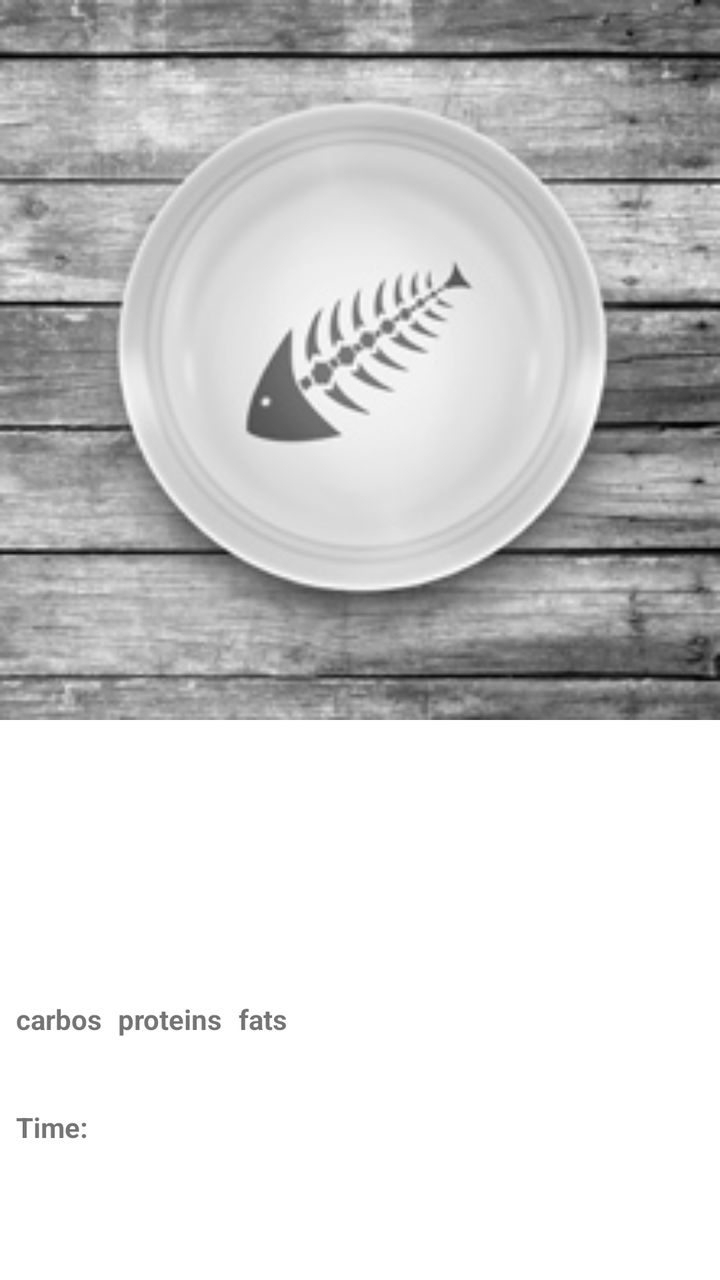
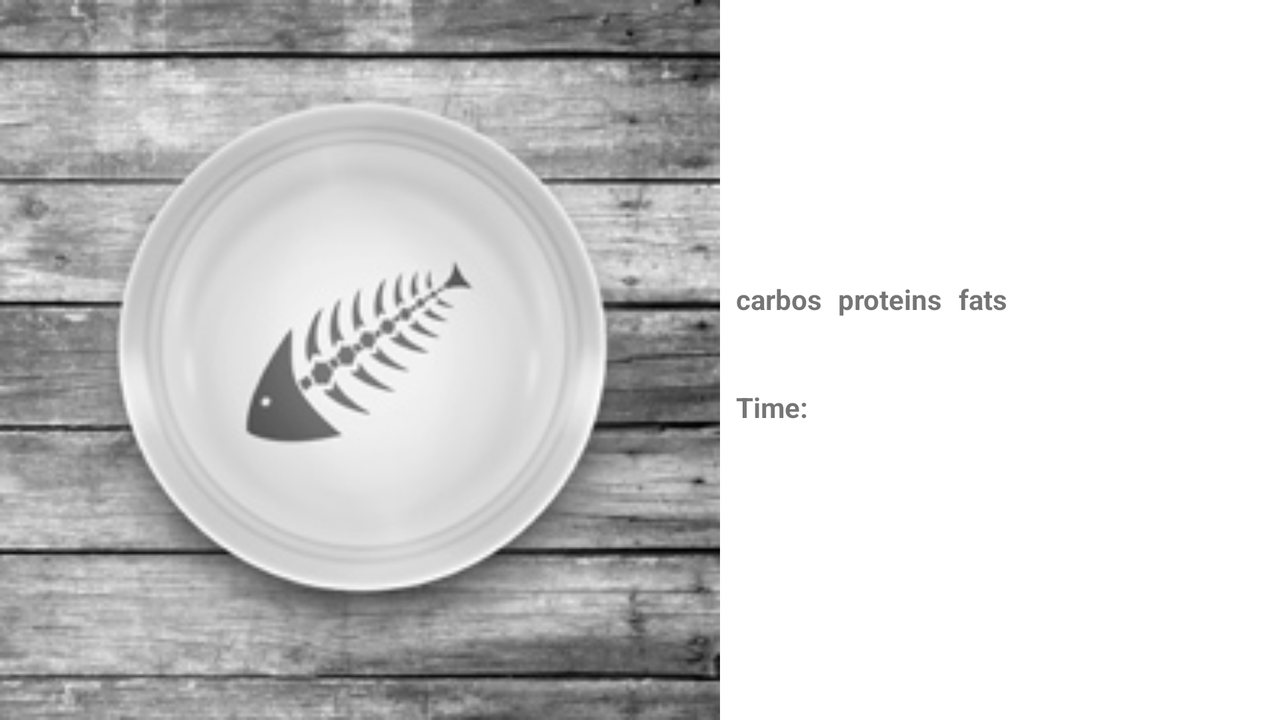

The same Android screen from two of the app's own layout files: first res/layout/ as a phone draws it, then the repository's variant for another configuration, drawn on a device whose configuration selects that folder. Both files follow.
<!-- AndroidManifest.xml: application theme Theme.AnyFood -->
<!-- res/layout/activity_detail.xml -->
<?xml version="1.0" encoding="utf-8"?>
<ScrollView xmlns:android="http://schemas.android.com/apk/res/android"
    xmlns:app="http://schemas.android.com/apk/res-auto"
    xmlns:tools="http://schemas.android.com/tools"
    android:layout_width="match_parent"
    android:layout_height="match_parent"
    tools:context=".DetailActivity">

    <androidx.constraintlayout.widget.ConstraintLayout
        android:layout_width="match_parent"
        android:layout_height="wrap_content">

        <ImageView
            android:id="@+id/imageViewThumbDetail"
            android:layout_width="0dp"
            android:layout_height="wrap_content"
            android:adjustViewBounds="true"
            android:contentDescription="@string/image_detail"
            app:layout_constraintEnd_toEndOf="parent"
            app:layout_constraintStart_toStartOf="parent"
            app:layout_constraintTop_toTopOf="parent"
            app:srcCompat="@drawable/plate" />

        <include
            layout="@layout/food_info"
            android:id="@+id/foodInfo"
            android:layout_width="0dp"
            android:layout_height="wrap_content"
            app:layout_constraintStart_toStartOf="parent"
            app:layout_constraintEnd_toEndOf="parent"
            app:layout_constraintTop_toBottomOf="@id/imageViewThumbDetail"/>

    </androidx.constraintlayout.widget.ConstraintLayout>

</ScrollView>
<!-- res/layout/food_info.xml (included above) -->
<?xml version="1.0" encoding="utf-8"?>
<androidx.constraintlayout.widget.ConstraintLayout xmlns:android="http://schemas.android.com/apk/res/android"
    android:layout_width="match_parent"
    android:layout_height="match_parent"
    xmlns:app="http://schemas.android.com/apk/res-auto">

    <TextView
        android:id="@+id/textViewCaloriesDetail"
        style="@style/сalories_style"
        app:layout_constraintStart_toStartOf="parent"
        app:layout_constraintTop_toTopOf="parent" />

    <TextView
        android:id="@+id/textViewDifficultyDetail"
        style="@style/difficulty_style"
        android:layout_marginTop="8dp"
        android:layout_marginEnd="8dp"
        android:text="@string/difficulty"
        app:layout_constraintEnd_toEndOf="parent"
        app:layout_constraintTop_toTopOf="parent" />

    <TextView
        android:id="@+id/textViewNameDetail"
        android:layout_width="0dp"
        style="@style/text_detail_style"
        android:textSize="@dimen/text_size_detail"
        android:textStyle="bold"
        app:layout_constraintEnd_toEndOf="parent"
        app:layout_constraintStart_toStartOf="parent"
        app:layout_constraintTop_toBottomOf="@id/textViewDifficultyDetail" />

    <TextView
        android:id="@+id/textViewHeadlineDetail"
        android:layout_width="0dp"
        style="@style/text_detail_style"
        app:layout_constraintEnd_toEndOf="parent"
        app:layout_constraintStart_toStartOf="parent"
        app:layout_constraintTop_toBottomOf="@+id/textViewNameDetail" />

    <TextView
        android:id="@+id/textViewDescriptionDetail"
        android:layout_width="match_parent"
        style="@style/text_detail_style"
        app:layout_constraintEnd_toEndOf="parent"
        app:layout_constraintStart_toStartOf="parent"
        app:layout_constraintTop_toBottomOf="@+id/textViewHeadlineDetail" />

    <TextView
        android:id="@+id/textViewLabelCarbos"
        style="@style/label_style"
        android:text="@string/carbos"
        app:layout_constraintStart_toStartOf="parent"
        app:layout_constraintTop_toBottomOf="@+id/textViewDescriptionDetail" />

    <TextView
        android:id="@+id/textViewLabelProteins"
        style="@style/label_style"
        android:text="@string/proteins"
        app:layout_constraintStart_toEndOf="@+id/textViewLabelCarbos"
        app:layout_constraintTop_toBottomOf="@+id/textViewDescriptionDetail" />

    <TextView
        android:id="@+id/textViewLabelFats"
        style="@style/label_style"
        android:text="@string/fats"
        app:layout_constraintEnd_toEndOf="parent"
        app:layout_constraintStart_toEndOf="@+id/textViewLabelProteins"
        app:layout_constraintTop_toBottomOf="@+id/textViewDescriptionDetail" />

    <TextView
        android:id="@+id/textViewCarbos"
        style="@style/carbos_proteins_fats_style"
        app:layout_constraintEnd_toEndOf="@+id/textViewLabelCarbos"
        app:layout_constraintStart_toStartOf="@+id/textViewLabelCarbos"
        app:layout_constraintTop_toBottomOf="@+id/textViewLabelCarbos" />

    <TextView
        android:id="@+id/textViewProteins"
        style="@style/carbos_proteins_fats_style"
        app:layout_constraintEnd_toEndOf="@+id/textViewLabelProteins"
        app:layout_constraintStart_toStartOf="@+id/textViewLabelProteins"
        app:layout_constraintTop_toBottomOf="@+id/textViewLabelProteins" />

    <TextView
        android:id="@+id/textViewFats"
        style="@style/carbos_proteins_fats_style"
        app:layout_constraintEnd_toEndOf="@+id/textViewLabelFats"
        app:layout_constraintStart_toStartOf="@+id/textViewLabelFats"
        app:layout_constraintTop_toBottomOf="@+id/textViewLabelFats" />

    <TextView
        android:id="@+id/textViewLabelTime"
        android:layout_width="wrap_content"
        style="@style/text_detail_style"
        android:text="@string/time"
        android:textStyle="bold"
        app:layout_constraintStart_toStartOf="parent"
        app:layout_constraintTop_toBottomOf="@+id/textViewCarbos" />

    <TextView
        android:id="@+id/textViewTime"
        android:layout_width="wrap_content"
        style="@style/text_detail_style"
        app:layout_constraintStart_toEndOf="@+id/textViewLabelTime"
        app:layout_constraintTop_toBottomOf="@+id/textViewFats" />

</androidx.constraintlayout.widget.ConstraintLayout>
<!-- resources referenced by this layout -->
<resources>
  <dimen name="text_size_detail">20sp</dimen>
  <!-- drawable plate: jpg bitmap (drawable, 24888 bytes) -->
  <string name="carbos">carbos</string>
  <string name="difficulty">difficulty</string>
  <string name="fats">fats</string>
  <string name="image_detail">image of detail</string>
  <string name="proteins">proteins</string>
  <string name="time">Time: </string>
  <style name="carbos_proteins_fats_style">
          <item name="android:layout_width">0dp</item>
          <item name="android:layout_height">wrap_content</item>
          <item name="android:paddingBottom">8dp</item>
      </style>
  <style name="difficulty_style">
          <item name="android:layout_width">wrap_content</item>
          <item name="android:layout_height">wrap_content</item>
          <item name="android:padding">8dp</item>
          <item name="android:textColor">@color/white</item>
      </style>
  <style name="label_style">
          <item name="android:textStyle">bold</item>
          <item name="android:layout_margin">8dp</item>
          <item name="android:layout_width">0dp</item>
          <item name="android:layout_height">wrap_content</item>
      </style>
  <style name="text_detail_style">
          <item name="android:layout_height">wrap_content</item>
          <item name="android:layout_marginStart">8dp</item>
          <item name="android:layout_marginTop">8dp</item>
          <item name="android:layout_marginEnd">8dp</item>
          <item name="android:textSize">14sp</item>
      </style>
  <style name="Theme.AnyFood" parent="Theme.MaterialComponents.DayNight.DarkActionBar">
          
          <item name="colorPrimary">@color/grey</item>
          <item name="colorPrimaryVariant">@color/black</item>
          <item name="colorOnPrimary">@color/white</item>
          
          <item name="colorSecondary">@color/grey</item>
          <item name="colorSecondaryVariant">@color/teal_700</item>
          <item name="colorOnSecondary">@color/black</item>
          
          <item name="android:statusBarColor" tools:targetApi="l">?attr/colorPrimaryVariant</item>
          
      </style>
  <color name="white">#FFFFFFFF</color>
  <color name="grey">#333333</color>
  <color name="black">#FF000000</color>
  <color name="teal_700">#FF018786</color>
</resources>
<!-- res/layout-land/activity_detail.xml (the repository's variant of the layout above) -->
<!-- drawn on the phone turned sideways -->
<?xml version="1.0" encoding="utf-8"?>
<androidx.constraintlayout.widget.ConstraintLayout xmlns:android="http://schemas.android.com/apk/res/android"
    xmlns:app="http://schemas.android.com/apk/res-auto"
    xmlns:tools="http://schemas.android.com/tools"
    android:layout_width="match_parent"
    android:layout_height="match_parent"
    tools:context=".DetailActivity">

    <ImageView
        android:id="@+id/imageViewThumbDetail"
        android:layout_width="wrap_content"
        android:layout_height="0dp"
        android:adjustViewBounds="true"
        app:layout_constraintStart_toStartOf="parent"
        app:layout_constraintTop_toTopOf="parent"
        app:layout_constraintBottom_toBottomOf="parent"
        app:srcCompat="@drawable/plate" />
    
    <ScrollView
        android:layout_width="0dp"
        android:layout_height="0dp"
        app:layout_constraintBottom_toBottomOf="parent"
        app:layout_constraintTop_toTopOf="parent"
        app:layout_constraintEnd_toEndOf="parent"
        app:layout_constraintStart_toEndOf="@id/imageViewThumbDetail">

        <include
            android:id="@+id/foodInfo"
            layout="@layout/food_info"
            android:layout_width="match_parent"
            android:layout_height="wrap_content"/>

    </ScrollView>

</androidx.constraintlayout.widget.ConstraintLayout>
<!-- resources referenced by the variant -->
<!-- as the phone turned sideways resolves them -->
<resources>
  <dimen name="text_size_detail">20sp</dimen>
  <!-- drawable plate: jpg bitmap (drawable, 24888 bytes) -->
  <string name="carbos">carbos</string>
  <string name="difficulty">difficulty</string>
  <string name="fats">fats</string>
  <string name="proteins">proteins</string>
  <string name="time">Time: </string>
  <style name="carbos_proteins_fats_style">
          <item name="android:layout_width">0dp</item>
          <item name="android:layout_height">wrap_content</item>
          <item name="android:paddingBottom">8dp</item>
      </style>
  <style name="difficulty_style">
          <item name="android:layout_width">wrap_content</item>
          <item name="android:layout_height">wrap_content</item>
          <item name="android:padding">8dp</item>
          <item name="android:textColor">@color/white</item>
      </style>
  <style name="label_style">
          <item name="android:textStyle">bold</item>
          <item name="android:layout_margin">8dp</item>
          <item name="android:layout_width">0dp</item>
          <item name="android:layout_height">wrap_content</item>
      </style>
  <style name="text_detail_style">
          <item name="android:layout_height">wrap_content</item>
          <item name="android:layout_marginStart">8dp</item>
          <item name="android:layout_marginTop">8dp</item>
          <item name="android:layout_marginEnd">8dp</item>
          <item name="android:textSize">14sp</item>
      </style>
  <style name="Theme.AnyFood" parent="Theme.MaterialComponents.DayNight.DarkActionBar">
          
          <item name="colorPrimary">@color/grey</item>
          <item name="colorPrimaryVariant">@color/black</item>
          <item name="colorOnPrimary">@color/white</item>
          
          <item name="colorSecondary">@color/grey</item>
          <item name="colorSecondaryVariant">@color/teal_700</item>
          <item name="colorOnSecondary">@color/black</item>
          
          <item name="android:statusBarColor" tools:targetApi="l">?attr/colorPrimaryVariant</item>
          
      </style>
  <color name="white">#FFFFFFFF</color>
  <color name="grey">#333333</color>
  <color name="black">#FF000000</color>
  <color name="teal_700">#FF018786</color>
</resources>
